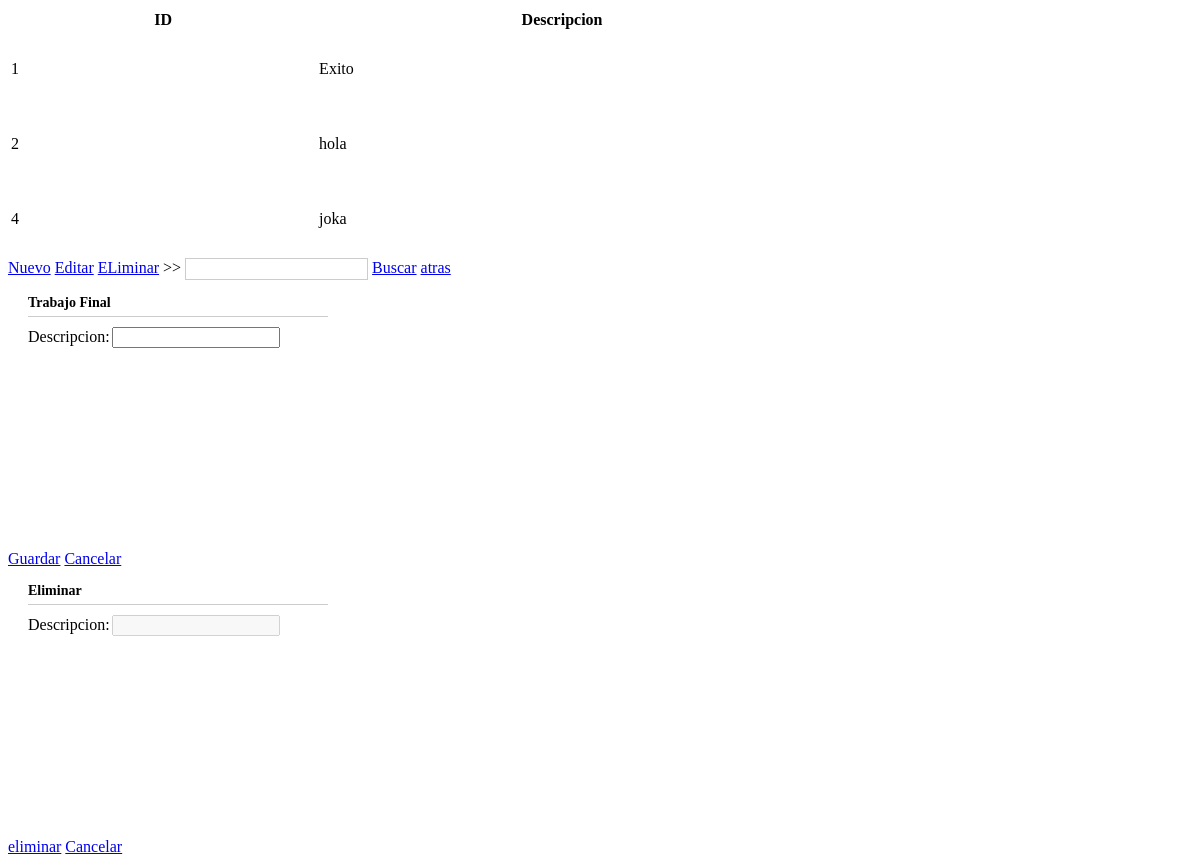
The page /index.php/Admin/home on the database its author committed.
### tables this page shows
CREATE TABLE `tbl_visita` (
  `id_visita` int(11) NOT NULL,
  `descripcion` varchar(128) NOT NULL
);

### application/controllers/Admin.php (called while the page is built, shortened)
<?php defined('BASEPATH') OR exit('No direct script access allowed');
class Admin extends CI_Controller
{
	public function home()
	{
		$data['listAreas'] = $this->Area->listar();
		$this->load->view('admin/areas', $data );
	}
}

### index.php (called while the page is built, shortened)
<?php
require_once BASEPATH.'core/CodeIgniter.php';

### application/models/Area.php (called while the page is built, shortened)
<?php defined('BASEPATH') OR exit('No direct script access allowed');
class Area extends CI_Model {
	public function listar() {
		$this->db->from('tbl_visita');
		$query = $this->db->get();
		return $query->result_array();
	}
}

### application/views/admin/areas.php (the view, shortened to what this page needs)
<!DOCTYPE html PUBLIC "-//W3C//DTD XHTML 1.0 Transitional//EN" "http://www.w3.org/TR/xhtml1/DTD/xhtml1-transitional.dtd">
<html xmlns="http://www.w3.org/1999/xhtml">
<head><meta http-equiv="Content-Type" content="text/html; charset=big5">
    <link rel="stylesheet" type="text/css" href="http://www.jeasyui.com/easyui/themes/default/easyui.css">
    <link rel="stylesheet" type="text/css" href="http://www.jeasyui.com/easyui/themes/icon.css">
    <link rel="stylesheet" type="text/css" href="http://www.jeasyui.com/easyui/themes/color.css">
    <link rel="stylesheet" type="text/css" href="http://www.jeasyui.com/easyui/demo/demo.css">
</head>
<body oncontextmenu="return false">
    <section>
        <table id="dg" title="Visitas" class="easyui-datagrid" style="width:800px;height:250px"
            url="areas"
            toolbar="#toolbar" pagination="true"
            rownumbers="true" fitColumns="true" singleSelect="true">
        <thead>
            <tr>
                <th field="idd" width="50">ID</th>
                <th field="descripcion" width="50">Descripcion</th>
            </tr>
        </thead>
        <?php foreach($listAreas as $vista): ?>
        <?php
            echo '<tr><td>'.$vista['id_visita'].'</td><td>'.$vista['descripcion'].'</td></tr>';
        ?>
        <?php endforeach; ?>
    </table>
    <div id="toolbar">
        <a href="javascript:void(0)" class="easyui-linkbutton" iconCls="icon-add" plain="true" onclick="nuevo()">Nuevo</a>
        <a href="javascript:void(0)" class="easyui-linkbutton" iconCls="icon-edit" plain="true" onclick="editar()">Editar</a>
        <a href="javascript:void(0)" class="easyui-linkbutton" iconCls="icon-cancel" plain="true" onclick="eliminar()">ELiminar</a>
    <span>>></span>
    <input id="pe1" name="pe1" style="line-height:18px;border:1px solid #ccc"/>
    <a href="#" class="easyui-linkbutton" plain="true" onclick="doSearch()">Buscar</a>
    <a href="retroceder" class="easyui-linkbutton" iconCls="icon-back" plain="true">atras</a>
    </div>
    <div name="dlg" id="dlg" class="easyui-dialog" style="width:300px;height:250px;padding:10px 20px"
            closed="true" buttons="#dlg-buttons">
        <div class="ftitle">Trabajo Final</div>
        <form id="formulario" name="formulario" method="post" action="agregar">
            <div class="fitem">
                <label>Descripcion:</label>
                <input id="descripcion" name="descripcion" class="easyui-textbox" required="true">
            </div>
        </form>
    </div>
    <div id="dlg-buttons">
        <a href="javascript:void(0)" class="easyui-linkbutton c6" iconCls="icon-ok" onclick="guardar()" style="width:90px">Guardar</a>
        <a href="javascript:void(0)" class="easyui-linkbutton" iconCls="icon-cancel" onclick="javascript:$('#dlg').dialog('close')" style="width:90px">Cancelar</a>
    </div>
    <div name="dl" id="dl" class="easyui-dialog" style="width:300px;height:250px;padding:10px 20px"
            closed="true" buttons="#dlg-buttons">
        <div class="ftitle">Eliminar</div>
        <form id="formu" name="formu" method="post" action="eliminar">
            <div class="fitem">
                <label >Descripcion:</label>
                <input id="descripcion" name="descripcion" class="easyui-textbox" disabled="true" required="true">
            </div>
        </form>
    </div>
    <div id="dlg-buttons">
        <a href="javascript:void(0)" class="easyui-linkbutton c6" iconCls="icon-ok" onclick="elimina()" style="width:90px">eliminar</a>
        <a href="javascript:void(0)" class="easyui-linkbutton" iconCls="icon-cancel" onclick="javascript:$('#dl').dialog('close')" style="width:90px">Cancelar</a>
    </div>
    </section>
</body>
</html>

### application/views/admin/areas.php (style rules this page uses)
.ftitle { font-size:14px; font-weight:bold; padding:5px 0; margin-bottom:10px; border-bottom:1px solid #ccc; }
.fitem { margin-bottom:5px; }
.fitem label { display:inline-block; width:80px; }
.fitem input { width:160px; }

### rows shown on the page
tbl_visita: id_visita "1", descripcion "Exito"
tbl_visita: id_visita "2", descripcion "hola"
tbl_visita: id_visita "4", descripcion "joka"
